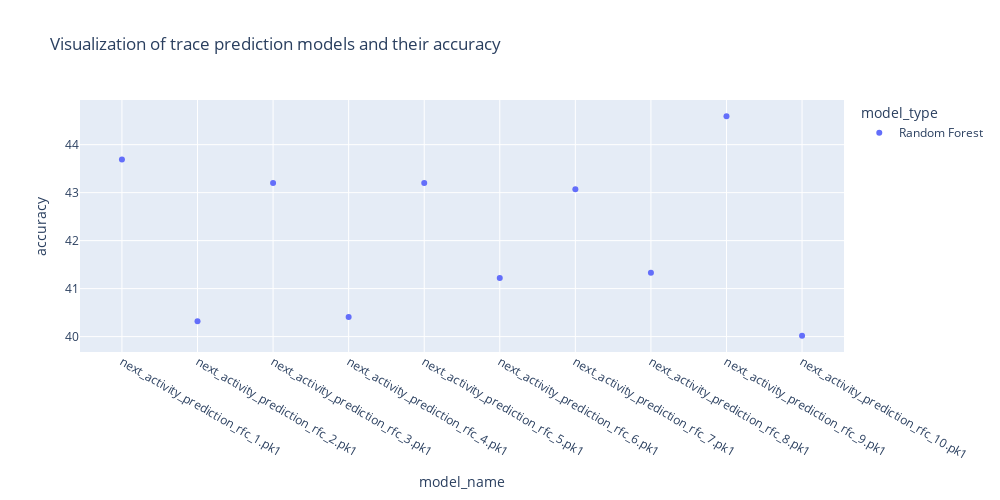

This figure's notebook cell:
### Code cell
px.scatter(models_scores_event_df, x = 'model_name', y = 'accuracy', color = 'model_type',
           labels = {
                      'model': 'Trace prediciton Models',
                      'score': 'Accuracy (%)'},
                  title = 'Visualization of trace prediction models and their accuracy',
                  width=1000,
                  height=500)

### Figure 1 — Plotly figure (JSON) as saved in the notebook; plotly's stock layout.template omitted (floating-point values rounded to 4 significant figures)
{"data": [{"hovertemplate": "model_type=Random Forest<br>model_name=%{x}<br>accuracy=%{y}<extra></extra>", "legendgroup": "Random Forest", "marker": {"color": "#636efa", "symbol": "circle"}, "mode": "markers", "name": "Random Forest", "orientation": "v", "showlegend": true, "type": "scatter", "x": ["next_activity_prediction_rfc_1.pk1", "next_activity_prediction_rfc_2.pk1", "next_activity_prediction_rfc_3.pk1", "next_activity_prediction_rfc_4.pk1", "next_activity_prediction_rfc_5.pk1", "next_activity_prediction_rfc_6.pk1", "next_activity_prediction_rfc_7.pk1", "next_activity_prediction_rfc_8.pk1", "next_activity_prediction_rfc_9.pk1", "next_activity_prediction_rfc_10.pk1"], "xaxis": "x", "y": [43.69, 40.32, 43.2, 40.41, 43.2, 41.22, 43.07, 41.33, 44.59, 40.02], "yaxis": "y"}], "layout": {"height": 500, "legend": {"title": {"text": "model_type"}, "tracegroupgap": 0}, "title": {"text": "Visualization of trace prediction models and their accuracy"}, "width": 1000, "xaxis": {"anchor": "y", "domain": [0, 1], "title": {"text": "model_name"}}, "yaxis": {"anchor": "x", "domain": [0, 1], "title": {"text": "accuracy"}}}}
